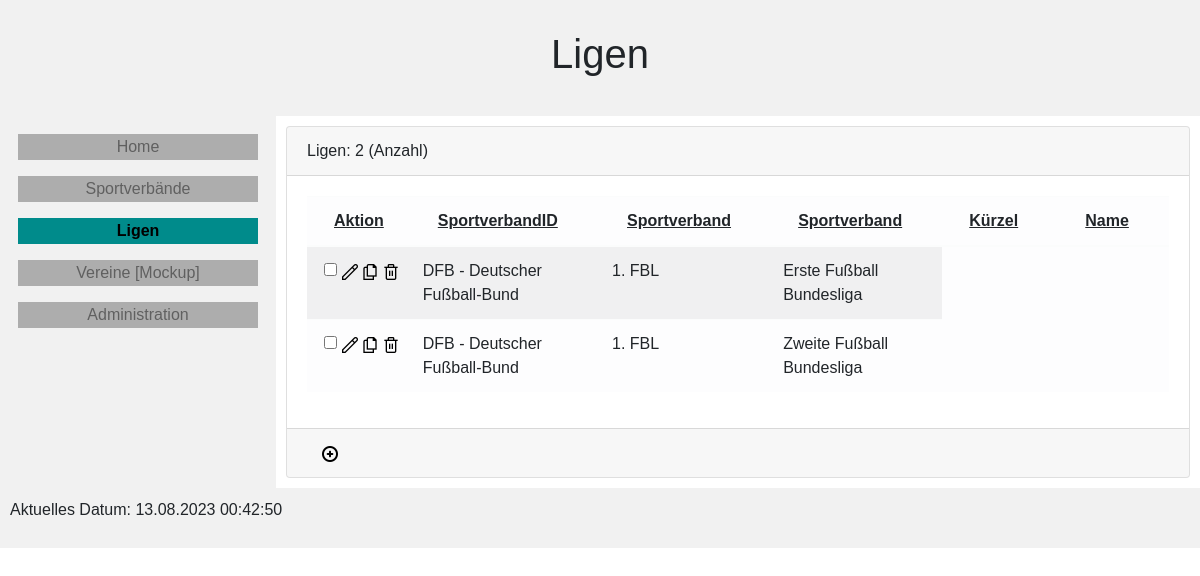
/liga.controller.php, run on the app's committed database.
### tables this page shows
CREATE TABLE		IF NOT EXISTS
					FieldSettings (
                    	ID					INT					NOT NULL	AUTO_INCREMENT
                        , UserLogin    		VARCHAR (255)		NULL
                        , ClassName 		VARCHAR (255)		NOT NULL
                        , ColumnName		VARCHAR (255)		NOT NULL
                        , ColumnRank        INT                 NOT NULL
                        , DisplayName		VARCHAR (255)		NOT NULL
                        , SelectClass       VARCHAR (255)		NULL
                        , ShowInOverview    BIT                 NOT NULL
                        , ShowInForm	    BIT           		NOT NULL
                        , SortOrder     	VARCHAR (5)			NULL
                        , SortRank     	    INT			        NULL
                    	, PRIMARY KEY		(ID)
                    );

### support/DBController.php (called while the page is built, shortened)
<?php
class DBController
{
    private $host = "localhost";
    private $user="root";
    public $database = "sportverbaende";
    public function __construct()
    {
        $this->conn = $this->connectDB();
    }
    public function connectDB()
    {
        $conn = mysqli_connect($this->host, $this->user,  null, $this->database);
        return $conn;
    }
    public function selectDB()
    {
        mysqli_select_db($this->conn, $this->database);
    }
    public function runQuery($query)
    {
        $result = mysqli_query($this->conn, $query);
        while($row=mysqli_fetch_assoc($result)) {
            $restltset[] = $row;
        }
        if(!empty($restltset)) {
            return $restltset;
        }
    }
    public function numRows($query)
    {
        $result = mysqli_query($this->conn, $query);
        $rowcount = mysqli_num_rows($result);
        return $rowcount;
    }
}

### model/liga.php (called while the page is built, shortened)
<?php
class Liga extends basic
{
    public function __construct($ID, $DisplayName, $sportVerbandID, $Sportverband, $ShortCut, $Name)
    {
        $this->DisplayName      =       $DisplayName;
    }
    public static function listCount($dbContext, $whereClause)
    {
        return ($dbContext->numRows("SELECT * FROM ligen ".$whereClause));
    }
    public static function getObjects($dbContext, $whereClause, $orderByClause)
    {
        $_ligen = array();
        $sqlCommand = "SELECT * FROM Ligen_Presentation ".$whereClause." ".$orderByClause;
        $resultSet  = $dbContext->runQuery($sqlCommand);
        if ($resultSet != null) {
            foreach ($resultSet as $row) {
                $ID =  $row['ID'];
                $DisplayName =  $row['DisplayName'];
                $sportverbandID =  $row['SportverbandID'];
                $Sportverband =  $row['Sportverband'];
                $ShortCut =  $row['ShortCut'];
                $Name =  $row['Name'];
                $_liga = new Liga($ID, $DisplayName, $sportverbandID, $Sportverband, $ShortCut, $Name);
                $_ligen[]=$_liga;
            }
        }
        return $_ligen;
    }
}

### support/FieldSettings.php (called while the page is built, shortened)
<?php
class FieldSetting
{
    public function __construct($className, $columnName, $columnRank, $displayName, $selectClass, $showInOverview, $showInForm, $sortOrder, $sortRank)
    {
        $this->_displayName     = $displayName;
        $this->_showInOverview  = $showInOverview;
        $this->_sortOrder       = $sortOrder;
        $this->_sortRank        = $sortRank;
    }
}
class FieldSettings
{
    public $_fieldSettings = array();
    public function __construct($dbContext, $className)
    {
        $sqlCommand = "SELECT * FROM FieldSettings WHERE ClassName = '".$className."' ORDER BY ColumnRank";
        $resultSet  = $dbContext->runQuery($sqlCommand);
        if ($resultSet != null) {
            foreach ($resultSet as $row) {
                $className       = $row['ClassName'];
                $columnName      = $row['ColumnName'];
                $columnRank      = $row['ColumnRank'];
                $displayName     = $row['DisplayName'];
                $selectClass     = $row['SelectClass'];
                $showInOverview  = $row['ShowInOverview'];
                $showInForm      = $row['ShowInForm'];
                $sortOrder       = $row['SortOrder'];
                $sortRank        = $row['SortRank'];
                $_fieldSetting = new FieldSetting($className, $columnName, $columnRank, $displayName, $selectClass, $showInOverview, $showInForm, $sortOrder, $sortRank);
                $this->_fieldSettings[]=$_fieldSetting;
            }
        }
    }
    public function getFieldSettings()
    {
        return $this->_fieldSettings;
    }
    public function orderByClause()
    {
        $result = "";
        return ($result);
    }
}

### model/basic.php (the view, shortened to what this page needs)
<?php
class basic
{
    public static function objects2thead($fieldSettings, $includeSuperiorContext)
    {
        $result = "";
        if ($fieldSettings != null) {
            foreach ($fieldSettings->getFieldSettings() as $fieldSetting) {
                if (($fieldSetting->_sortOrder == "Asc") or ($fieldSetting->_sortOrder == "Desc")) {
                    $visiblity  = 'visible';
                } else {
                    $visiblity  = 'invisible';
                }
                $sortOrder  =   $fieldSetting->_sortOrder;
                $sortRank   =   $fieldSetting->_sortRank;
                $result     .=  "<th>
                                    <div class=\"container\">
                                        <div class=\"row\">
                                            <div class=\"col\">
                                                <u>".$fieldSetting->_displayName."</u></div>
                                            <div class=\"col-1\">
                                                <img src=\"./icon/Sort_".$sortOrder.".png\" class=\"listIcon ".$visiblity."\">
                                            </div>
                                            <div class=\"col-1\">
                                                <img src=\"./icon/Digit_0".$sortRank."_Circle.png\" class=\"listIcon ".$visiblity."\">
                                            </div>
                                        </div>
                                    </div>
                                </th>";
            }
        }
        return "<thead><tr>".$result."</tr></thead>";
    }
    public static function object2tr($fieldSettings, $includeSuperiorContext, $object)
    {
        $result            =   "<tr>
			                        <td class=\"tableCell_Icon\">
                                        <span style=\"white-space: nowrap;\">
                                            <input type=\"checkbox\"/>
                                            <a href=\"Sportverband.controller.php?id=".$object->ID."\">
                                                <img class=\"listIcon\" src=\"./icon/Edit.png\" title=\"Bearbeiten\">
                                            </a>
                                            <img class=\"listIcon\" src=\"./icon/Duplicate.png\" title=\"Duplizieren (Mockup)\">
                                            <img class=\"listIcon\" src=\"./icon/Delete.png\" title=\"Löschen\" onClick=\"activateDeleteConfirmation (".$object->ID.", '".$object->DisplayName."')\"/>
                                        </span>
	                                </td>";
        if ($fieldSettings != null) {
            foreach ($fieldSettings->getFieldSettings() as $fieldSetting) {
                if ($fieldSetting->_showInOverview) {
                    $result .=       "<td class=\"tableCell_Text\">".$object->{$fieldSetting->_columnName}."</td>";
                }
            }
        }
        return $result."</tr>";
    }
    public static function objects2tbody($fieldSettings, $includeSuperiorContext, $objects)
    {
        $tableRows  =       "";
        foreach ($objects as $object) {
            $tableRows  .=      $object->object2tr($fieldSettings, $includeSuperiorContext, $object);
        }
        return ("<tbody>".$tableRows."</tbody>");
    }
    public static function objects2table($fieldSettings, $includeSuperiorContext, $objects)
    {
        $table      =       "<table class=\"table table-light table-striped table-hover\">";
        $table      .=          self::objects2thead($fieldSettings, $includeSuperiorContext);
        $table      .=          self::objects2tbody($fieldSettings, $includeSuperiorContext, $objects);
        $table      .=      "</table>";
        return      $table;
    }
}

### liga.controller.php (shortened to what this page needs)
<?php
include("./support/FieldSettings.php");
include("./model/basic.php");
include("./model/liga.php");
include("./support/DBController.php");
$dbContext = new DBController();
$fieldSettings = new FieldSettings($dbContext, "Liga");
if  (
    (!isset($_POST['command']) and !isset($_GET['id']))
    or
    (isset($_POST['command']) and $_POST['command'] == "list")
) {
    include("./liga.index.php");
}
elseif (isset($_GET['id'])) {
    $ID = $_GET['id'];
    $liga = Liga::getObjectByID($dbContext, $ID);
    include("./liga.edit.php");
}
elseif (isset($_POST['command']) and $_POST['command'] == "discardCreate") {
    header("Location: ./liga.create.php");
    exit();
}
elseif (isset($_POST['command']) and $_POST['command'] == "discardUpdate" and isset($_POST['ID'])) {
    $ID = $_POST['ID'];
    header("Location: ./liga.controller.php?id=".$ID);
    exit();
}
elseif (isset($_POST['command']) and $_POST['command'] == "delete") {
    Liga::delete($dbContext, $_POST['ID']);
    include("./liga.index.php");
}

### include/html.head.inc.php (shortened to what this page needs)
<!DOCTYPE html>
<html lang="de">
<head>
	<link rel="stylesheet" href="https://stackpath.bootstrapcdn.com/bootstrap/4.4.1/css/bootstrap.min.css"
>
	<link rel="stylesheet" href="./css/layout.css">
</head>

### liga.index.php (shortened to what this page needs)
<?php
$title = "Ligen";
include('./include/html.head.inc.php');
?>
<body>
	<div class="grid-container">
		<?php
            include('./include/html.body.header.inc.php');
include('./include/html.body.navigation.inc.php'); ?>
		<div class="content">
			<?php include('./liga.overview.php'); ?>
		</div>
		<?php include('./include/html.body.footer.inc.php'); ?>
	</div>
</body>
</html>

### include/html.body.header.inc.php
<div class="header">
    <h1>
        <?php echo $title;?>
    </h1>
</div>

### include/html.body.navigation.inc.php
<div class="navigation">
    <ul class="nav flex-column">
        <li class="nav-item">
            <form action="./home.controller.php" method="post">
                <button ID="navToHome" type="submit" class="navItemUnselected" name="command" value="list">
                    Home
                </button>
            </form>
        </li>
        <li class="nav-item">
            <form action="./Sportverband.controller.php" method="post">
                <button ID="navToSportverband" type="submit" class="navItemUnselected" name="command" value="list">
                    Sportverbände
                </button>
            </form>
        </li>
        <li class="nav-item">
            <form action="./liga.controller.php" method="post">
                <button ID="navToLiga" type="submit" class="navItemUnselected" name="command" value="list">
                    Ligen
                </button>
            </form>
        </li>
        <li class="nav-item">
            <form action="./verein.controller.php" method="post">
                <button ID="navToVerein" type="submit" class="navItemUnselected" name="command" value="list">
                    Vereine [Mockup]
                </button>
            </form>
        </li>
        <li class="nav-item">
            <form action="./administration.controller.php" method="post">
                <button ID="navToAdministration" type="submit" class="navItemUnselected" name="command" value="list">
                    Administration
                </button>
            </form>
        </li>
    </ul>
</div>

### liga.overview.php (shortened to what this page needs)
<div class="overview">
    <div class="overviewContent">
        <div class="card">
            <div class="card-header">
                Ligen:&nbsp;<?php echo Liga::listCount($dbContext, "");?>&nbsp;(Anzahl)
            </div>
            <div class="card-body">
                <?php echo Liga::objects2table($fieldSettings, true, Liga::getObjects($dbContext, "", $fieldSettings->orderByClause())); ?>
            </div>
            <div class="card-footer">
                <div class="container">
                    <div class="row">
                        <div class="col-1">
                            <a href="./liga.create.php"><img class="listIcon" src="./icon/Create.png"
                                    title="Anlegen"></a>
                        </div>
                        <div class="container col-10 visible">
                        </div>
                    </div>
                </div>
            </div>
        </div>
    </div>
</div>

### include/html.body.footer.inc.php
<div class="footer">
    <p>Aktuelles Datum:
        <?php echo date("d.m.Y H:i:s");?>
    </p>
</div>

### css/layout.css (style rules this page uses)
* { box-sizing: border-box; }
body { font-family: Arial, Helvetica, sans-serif; }
.header { grid-area: header; background-color: #f1f1f1; padding: 30px; text-align: center; font-size: 35px; }
.grid-container { display: grid; grid-template-areas: "header header header header header header" "navigation content content content content content" "footer footer footer footer footer footer"; }
.navigation, .content { padding: 10px; }
.navigation { grid-area: navigation; background-color: #f1f1f1; }
.content { grid-area: content; }
.footer { grid-area: footer; background-color: #f1f1f1; padding: 10px; text-align: left; }
.navItemSelected { width: 15em; border: 0px; margin: 0.5em; font-weight: bold; background-color: darkcyan; opacity: 1; }
.navItemUnselected { width: 15em; border: 0px; margin: 0.5em; font-weight: normal; background-color: gray; opacity: 0.6; }
.visible { display: block; }
.listIcon { width: 1em; height: 1em; }
.tableCell_Icon { width: 4em; text-align: right; }
.tableCell_Text { text-align: left; }
.overview { display: grid; grid-template-rows: 1; grid-template-columns: 4; grid-template-areas: "overviewContent overviewContent overviewContent overviewPlugin"; }
.overviewContent { grid-area: overviewContent; }

### data on the page
fieldsettings: DisplayName "Aktion"
fieldsettings: DisplayName "SportverbandID"
fieldsettings: DisplayName "Sportverband", _columnName "DFB - Deutscher Fußball-Bund"
fieldsettings: DisplayName "Sportverband"
fieldsettings: DisplayName "Kürzel", _columnName "1. FBL"
fieldsettings: DisplayName "Name", _columnName "Erste Fußball Bundesliga", _columnName "Zweite Fußball Bundesliga"

### other printed values
$title "Ligen"
Liga::listCount($dbContext, "") "2"
